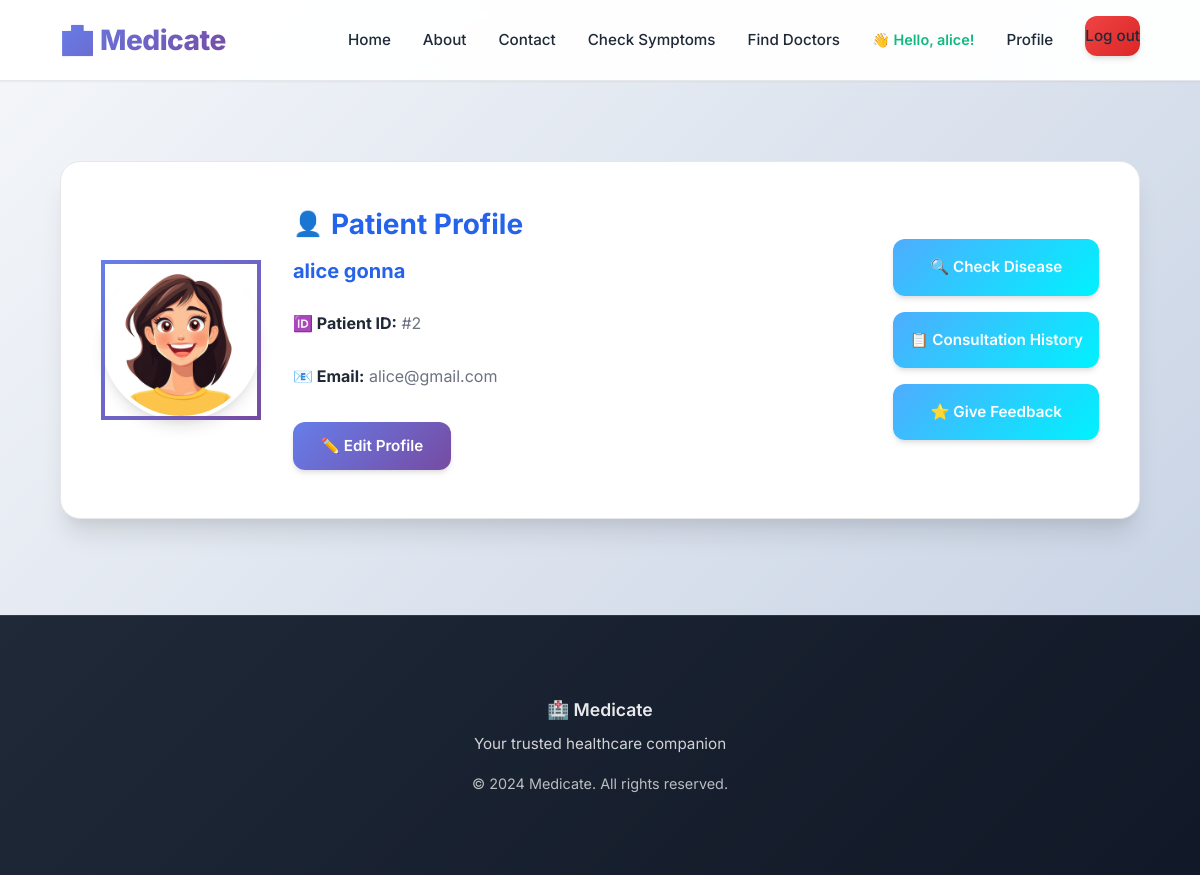
/accounts/patient/alice/ (signed in), run on the app's committed database.
### accounts/models.py (models this page shows, shortened)
class User(AbstractUser):
    USER_TYPE_CHOICES = (
        ('admin', 'Admin'),
        ('doctor', 'Doctor'),
        ('patient', 'Patient'),
    )
    user_type = models.CharField(max_length=10, choices=USER_TYPE_CHOICES)
    email = models.EmailField(unique=True)
    phone_regex = RegexValidator(regex=r'^\+?1?\d{9,15}$', message="Phone number must be entered in the format: '+999999999'. Up to 15 digits allowed.")
    mobile = models.CharField(validators=[phone_regex], max_length=17, blank=True)

class PatientProfile(models.Model):
    GENDER_CHOICES = (
        ('male', 'Male'),
        ('female', 'Female'),
        ('other', 'Other'),
    )
    BLOOD_GROUP_CHOICES = (
        ('A+', 'A+'),
        ('A-', 'A-'),
        ('B+', 'B+'),
        ('B-', 'B-'),
        ('AB+', 'AB+'),
        ('AB-', 'AB-'),
        ('O+', 'O+'),
        ('O-', 'O-'),
    )
    user = models.OneToOneField(User, on_delete=models.CASCADE, related_name='patient_profile')
    date_of_birth = models.DateField()
    phone = models.CharField(max_length=15, blank=True)
    gender = models.CharField(max_length=10, choices=GENDER_CHOICES)
    blood_group = models.CharField(max_length=3, choices=BLOOD_GROUP_CHOICES, blank=True)
    address = models.TextField()
    profile_picture = models.ImageField(upload_to='profile_pics/', default='default_patient.png')
    emergency_contact = models.CharField(max_length=17)
    medical_history = models.TextField(blank=True)
    allergies = models.TextField(blank=True)
    created_at = models.DateTimeField(auto_now_add=True)

### accounts/views.py (the view)
# urls.py: path('patient/<str:username>/', views.patient_profile, name='patient_profile'),
@login_required
def patient_profile(request, username):
    user = get_object_or_404(User, username=username)
    if user.user_type != 'patient':
        messages.error(request, 'Invalid profile.')
        return redirect('home')
    try:
        profile = user.patient_profile
    except Exception as e:
        try:
            profile = PatientProfile.objects.create(
                user=user,
                date_of_birth=user.date_joined.date(),
                gender='other',
                address='Not provided',
                emergency_contact=user.mobile or 'Not provided'
            )
            messages.info(request, 'Profile created. Please update your information.')
        except Exception as e:
            messages.error(request, f'Error loading profile: {str(e)}')
            return redirect('home')
    context = {
        'user': user,
        'profile': profile,
        'is_owner': request.user == user,
    }
    return render(request, 'accounts/patient_profile.html', context)

### templates/accounts/patient_profile.html (shortened to what this page needs)
{% extends 'base.html' %}
{% block content %}
<div class="container" style="margin-top: 3rem; margin-bottom: 4rem;">
    {% if is_edit %}
        <div class="card" style="max-width: 800px; margin: 0 auto;">
            <div class="card-header" style="text-align: center; font-size: 1.5rem;">
                ✏️ Edit Patient Profile
            </div>
            <form method="post" enctype="multipart/form-data" style="margin-top: 2rem;">
                {% csrf_token %}
                <div class="grid-2">
                    <div class="form-group">
                        <label>First Name</label>
                        {{ form.first_name }}
                        {% if form.first_name.errors %}<small style="color: #dc3545;">{{ form.first_name.errors.0 }}</small>{% endif %}
                    </div>
                    <div class="form-group">
                        <label>Last Name</label>
                        {{ form.last_name }}
                        {% if form.last_name.errors %}<small style="color: #dc3545;">{{ form.last_name.errors.0 }}</small>{% endif %}
                    </div>
                </div>
                <div class="grid-2">
                    <div class="form-group">
                        <label>Email</label>
                        {{ form.email }}
                        {% if form.email.errors %}<small style="color: #dc3545;">{{ form.email.errors.0 }}</small>{% endif %}
                    </div>
                    <div class="form-group">
                        <label>Mobile</label>
                        {{ form.mobile }}
                        {% if form.mobile.errors %}<small style="color: #dc3545;">{{ form.mobile.errors.0 }}</small>{% endif %}
                    </div>
                </div>
                <div class="grid-2">
                    <div class="form-group">
                        <label>Date of Birth</label>
                        {{ form.date_of_birth }}
                        {% if form.date_of_birth.errors %}<small style="color: #dc3545;">{{ form.date_of_birth.errors.0 }}</small>{% endif %}
                    </div>
                    <div class="form-group">
                        <label>Gender</label>
                        {{ form.gender }}
                        {% if form.gender.errors %}<small style="color: #dc3545;">{{ form.gender.errors.0 }}</small>{% endif %}
                    </div>
                </div>
                <div class="form-group">
                    <label>Blood Group</label>
                    {{ form.blood_group }}
                    {% if form.blood_group.errors %}<small style="color: #dc3545;">{{ form.blood_group.errors.0 }}</small>{% endif %}
                </div>
                <div class="form-group">
                    <label>Address</label>
                    {{ form.address }}
                    {% if form.address.errors %}<small style="color: #dc3545;">{{ form.address.errors.0 }}</small>{% endif %}
                </div>
                <div class="form-group">
                    <label>Emergency Contact</label>
                    {{ form.emergency_contact }}
                    {% if form.emergency_contact.errors %}<small style="color: #dc3545;">{{ form.emergency_contact.errors.0 }}</small>{% endif %}
                </div>
                <div class="form-group">
                    <label>Medical History</label>
                    {{ form.medical_history }}
                    {% if form.medical_history.errors %}<small style="color: #dc3545;">{{ form.medical_history.errors.0 }}</small>{% endif %}
                </div>
                <div class="form-group">
                    <label>Allergies</label>
                    {{ form.allergies }}
                    {% if form.allergies.errors %}<small style="color: #dc3545;">{{ form.allergies.errors.0 }}</small>{% endif %}
                </div>
                <div class="form-group">
                    <label>Profile Picture</label>
                    {{ form.profile_picture }}
                    {% if form.profile_picture.errors %}<small style="color: #dc3545;">{{ form.profile_picture.errors.0 }}</small>{% endif %}
                </div>
                <div style="display: flex; gap: 1rem; margin-top: 2rem;">
                    <button type="submit" class="btn btn-success">Save Changes</button>
                    <a href="{% url 'accounts:patient_profile' user.username %}" class="btn btn-secondary">Cancel</a>
                </div>
            </form>
        </div>
    {% else %}
        <div class="profile-card">
            <img src="{{ profile.profile_picture.url }}" alt="Profile" class="profile-image"
                 onerror="this.src='https://via.placeholder.com/150'">
            <div class="profile-info" style="flex: 1;">
                <div style="display: flex; align-items: center; gap: 0.5rem; margin-bottom: 0.5rem;">
                    <span style="font-size: 1.5rem;">👤</span>
                    <h2 style="margin: 0;">Patient Profile</h2>
                </div>
                <h3 style="color: var(--primary-color); margin-bottom: 1rem;">{{ user.get_full_name }}</h3>
                <div style="display: grid; gap: 0.75rem;">
                    <p><strong style="color: var(--dark-text);">🆔 Patient ID:</strong> <span style="color: var(--light-text);">#{{ profile.id }}</span></p>
                    <p><strong style="color: var(--dark-text);">📧 Email:</strong> <span style="color: var(--light-text);">{{ user.email }}</span></p>
                </div>
                {% if is_owner %}
                    <a href="{% url 'accounts:edit_patient_profile' user.username %}" class="btn btn-primary" style="margin-top: 1.5rem;">✏️ Edit Profile</a>
                {% endif %}
            </div>
            <div style="display: flex; flex-direction: column; gap: 1rem; min-width: 200px;">
                <a href="{% url 'prediction:check_symptoms' %}" class="btn btn-secondary" style="text-align: center; padding: 1rem; width: 100%;">
                    🔍 Check Disease
                </a>
                <a href="{% url 'consultation:consultation_history' %}" class="btn btn-secondary" style="text-align: center; padding: 1rem; width: 100%;">
                    📋 Consultation History
                </a>
                <a href="{% url 'consultation:consultation_history' %}" class="btn btn-secondary" style="text-align: center; padding: 1rem; width: 100%;">
                    ⭐ Give Feedback
                </a>
            </div>
        </div>
    {% endif %}
</div>
{% endblock %}

### templates/base.html (shortened to what this page needs)
{% load static %}
<!DOCTYPE html>
<html lang="en">
<head>
    {% load static %}
    <link rel="stylesheet" href="{% static 'css/style.css' %}">
</head>
<body>
    {% load static %}
    <nav class="navbar">
        <a href="{% url 'home' %}" class="logo">🏥 Medicate</a>
        <ul class="nav-links">
            <li><a href="{% url 'home' %}" {% if request.resolver_match.url_name == 'home' %}class="active"{% endif %}>Home</a></li>
            <li><a href="{% url 'home' %}#about">About</a></li>
            <li><a href="{% url 'contact' %}">Contact</a></li>
            {% if user.is_authenticated %}
                {% if user.user_type == 'patient' %}
                    <li><a href="{% url 'prediction:check_symptoms' %}">Check Symptoms</a></li>
                    <li><a href="{% url 'consultation:doctor_list' %}">Find Doctors</a></li>
                {% endif %}
                <li class="user-greeting">👋 Hello, {{ user.first_name }}!</li>
                <li><a href="{% if user.user_type == 'patient' %}{% url 'accounts:patient_profile' user.username %}{% else %}{% url 'accounts:doctor_profile' user.username %}{% endif %}">Profile</a></li>
                <li><a href="{% url 'accounts:logout' %}" class="btn btn-danger">Log out</a></li>
            {% else %}
                <li><a href="{% url 'accounts:signup' %}">Signup</a></li>
                <li><a href="{% url 'accounts:signin' %}" class="btn btn-primary">Login</a></li>
            {% endif %}
        </ul>
    </nav>
    {% block content %}{% endblock %}
    <footer>
        <div class="container">
            <p style="font-size: 1.1rem; margin-bottom: 0.5rem; font-weight: 600;">🏥 Medicate</p>
            <p style="opacity: 0.8; margin-bottom: 1rem;">Your trusted healthcare companion</p>
            <p style="opacity: 0.7; font-size: 0.9rem;">&copy; 2024 Medicate. All rights reserved.</p>
        </div>
    </footer>
</body>
</html>

### data on the page
User: first_name "alice", get_full_name "alice gonna", email "alice@gmail.com"
PatientProfile: profile_picture (picture), id "2"
